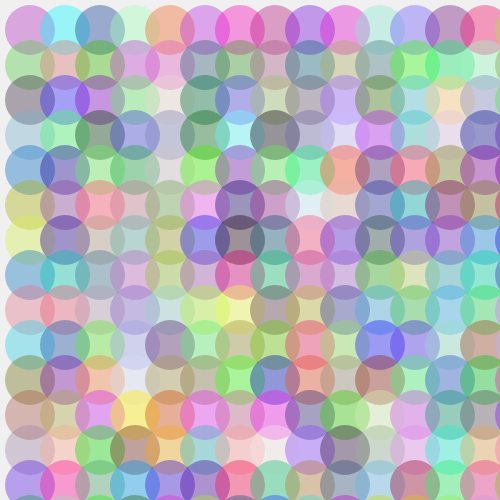
Frame 1 (no input)
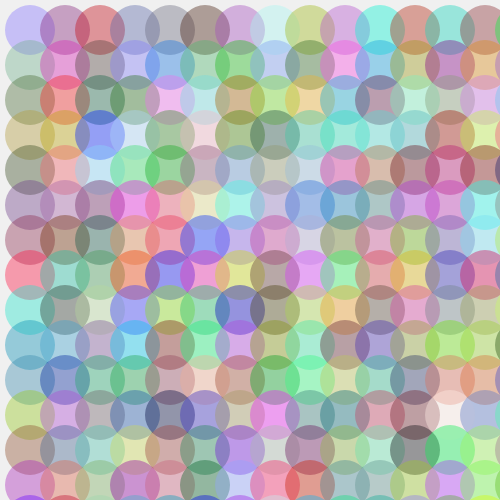
Frame 60 (no input)
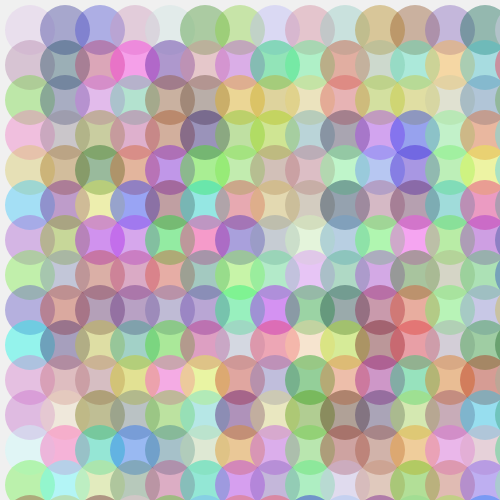
Frame 120 (the mouse pressed at the canvas centre since frame 60)

The p5.js sketch that drew these frames (run headless with seeded random() and noise() and a simulated clock; from frame 60 on, the mouse is pressed at the canvas centre):

// p5.js sketch
// ── sketch.js
function setup() {
  createCanvas(500,500);
  frameRate(25);
}

function draw() {
  background(240);
  for(var x = 0; x < width; x+=35){
    for(var y = 0; y < height; y+=35){
      push();
      translate(x, y);
      circleDisco();
      pop();
    }
  }
}

function circleDisco(){
  noStroke();
  fill(random(255), random(255), random(255), 100);
  ellipse(30, 30, 50,50);
}
